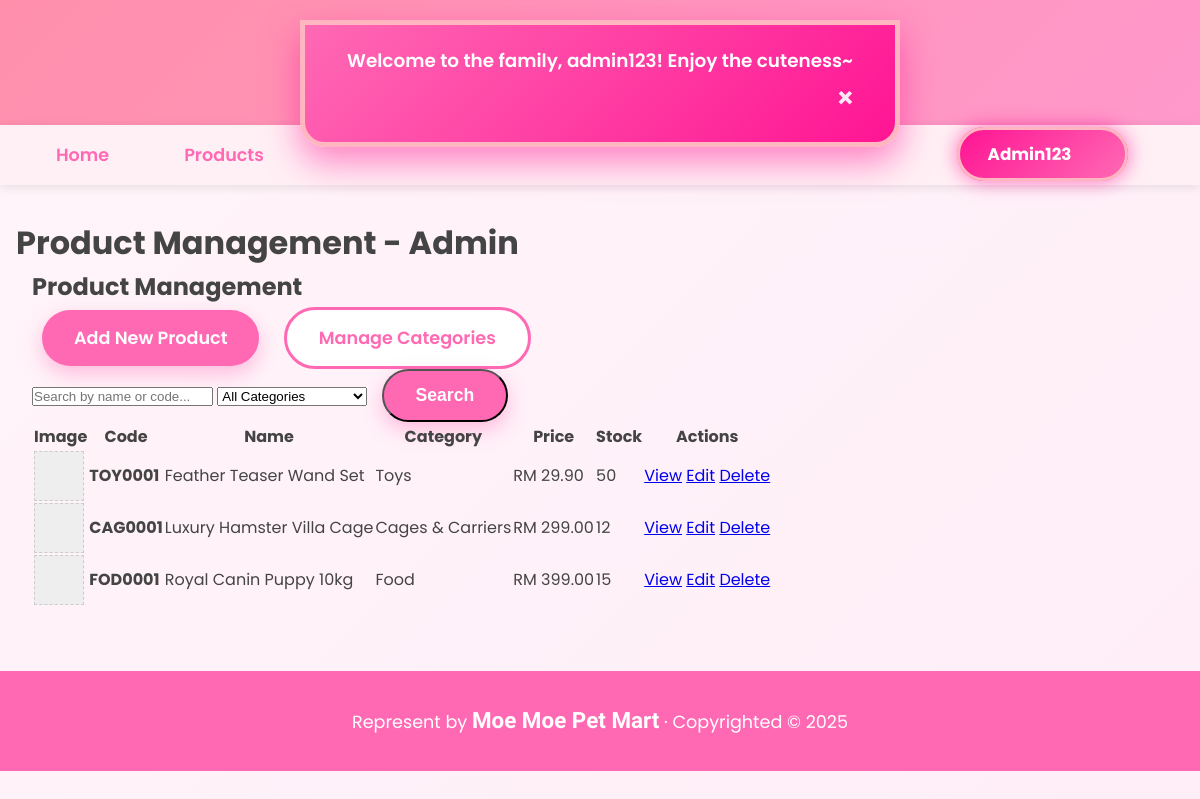
/admin/product_list.php (signed in), run on the app's committed database.
### tables this page shows
CREATE TABLE `product` (
  `product_id` int(11) NOT NULL,
  `product_code` varchar(20) NOT NULL,
  `product_name` varchar(200) NOT NULL,
  `description` text DEFAULT NULL,
  `price` decimal(10,2) NOT NULL,
  `stock_quantity` int(11) DEFAULT 0,
  `category_id` int(11) NOT NULL,
  `is_active` tinyint(1) DEFAULT 1,
  `created_at` datetime DEFAULT current_timestamp(),
  `updated_at` datetime DEFAULT current_timestamp() ON UPDATE current_timestamp()
);

CREATE TABLE `category` (
  `category_id` int(11) NOT NULL,
  `category_code` varchar(10) NOT NULL,
  `category_name` varchar(100) NOT NULL,
  `description` text DEFAULT NULL,
  `created_at` datetime DEFAULT current_timestamp()
);

### _base.php (called while the page is built, shortened)
<?php
function get($key, $value = null) {
    $value = $_GET[$key] ?? $value;
    return is_array($value) ? array_map('trim', $value) : trim($value);
}
function encode($value) {
    return htmlentities($value);
}

### admin/product_list.php (the view, shortened to what this page needs)
<?php
require '../_base.php';
include '../_head.php';
$page = get('page', 1);
$limit = 10;
$offset = ($page - 1) * $limit;
$search = trim(get('search', ''));
$where = "WHERE p.is_active = 1";
$params = [];
$count_stmt = $_db->prepare("SELECT COUNT(*) FROM product p $where");
$count_stmt->execute($params);
$total = $count_stmt->fetchColumn();
$sql = "
    SELECT p.*, c.category_name, c.category_code,
           (SELECT image_path FROM product_image WHERE product_id = p.product_id AND is_main = 1 LIMIT 1) as main_image
    FROM product p
    JOIN category c ON p.category_id = c.category_id
    $where
    ORDER BY p.created_at DESC
    LIMIT $limit OFFSET $offset
";
$stmt = $_db->prepare($sql);
$stmt->execute($params);
$products = $stmt->fetchAll();
?>
<div class="container">
    <h2>Product Management</h2>
    <div class="admin-actions mb-20">
        <a href="product_add.php" class="btn btn-primary">Add New Product</a>
        <a href="category_list.php" class="btn btn-secondary">Manage Categories</a>
    </div>
    <form method="get" class="search-form mb-20">
        <input type="text" name="search" value="<?= encode($search) ?>" placeholder="Search by name or code...">
        <select name="category">
            <option value="">All Categories</option>
        </select>
        <button type="submit" class="btn btn-primary">Search</button>
    </form>
    <?php if ($total == 0): ?>
        <p>No products found.</p>
    <?php else: ?>
        <table class="data-table">
            <thead>
                <tr>
                    <th>Image</th>
                    <th>Code</th>
                    <th>Name</th>
                    <th>Category</th>
                    <th>Price</th>
                    <th>Stock</th>
                    <th>Actions</th>
                </tr>
            </thead>
            <tbody>
                <?php foreach ($products as $p): ?>
                    <tr>
                        <td>
                            <?php if ($p->main_image): ?>
                                <img src="../<?= encode($p->main_image) ?>" width="50" height="50" style="object-fit: cover;">
                            <?php else: ?>
                                <div style="width:50px;height:50px;background:#eee;border:1px dashed #ccc;"></div>
                            <?php endif; ?>
                        </td>
                        <td><strong><?= encode($p->product_code) ?></strong></td>
                        <td><?= encode($p->product_name) ?></td>
                        <td><?= encode($p->category_name) ?></td>
                        <td>RM <?= number_format($p->price, 2) ?></td>
                        <td class="<?= $p->stock_quantity <= 5 ? 'text-danger' : '' ?>">
                            <?= $p->stock_quantity ?> <?= $p->stock_quantity <= 5 ? '(Low Stock!)' : '' ?>
                        </td>
                        <td>
                            <a href="product_view.php?id=<?= $p->product_id ?>" class="btn-small">View</a>
                            <a href="product_edit.php?id=<?= $p->product_id ?>" class="btn-small btn-edit">Edit</a>
                            <a href="product_process.php?delete=<?= $p->product_id ?>"
                               onclick="return confirm('Delete <?= encode($p->product_name) ?>?')"
                               class="btn-small btn-delete">Delete</a>
                        </td>
                    </tr>
                <?php endforeach; ?>
            </tbody>
        </table>
    <?php endif; ?>
</div>
<?php include '../_foot.php'; ?>

### css/app.css (style rules this page uses)
* { margin: 0; padding: 0; box-sizing: border-box; }
body { font-family: 'Poppins', sans-serif; background: linear-gradient(135deg, #fff5f9 0%, #ffeef8 100%); color: #444; line-height: 1.6; min-height: 100vh; }
.btn { display: inline-block; padding: 14px 32px; margin: 0 10px; border-radius: 50px; text-decoration: none; font-weight: 600; transition: all 0.3s; font-size: 1.1rem; }
.btn-primary { background: #ff69b4; color: white; box-shadow: 0 8px 20px rgba(255,105,180,0.4); }
.btn-secondary { background: white; color: #ff69b4; border: 3px solid #ff69b4; }
.container { max-width: 1200px; margin: 0 auto; padding: 0 1rem; }

### data on the page
product: product_code "TOY0001", product_name "Feather Teaser Wand Set", category.category_name "Toys", price "29.90", stock_quantity "50"
product: product_code "CAG0001", product_name "Luxury Hamster Villa Cage", category.category_name "Cages & Carriers", price "299.00", stock_quantity "12"
product: product_code "FOD0001", product_name "Royal Canin Puppy 10kg", category.category_name "Food", price "399.00", stock_quantity "15"

### other printed values
$_title "Product Management - Admin"
